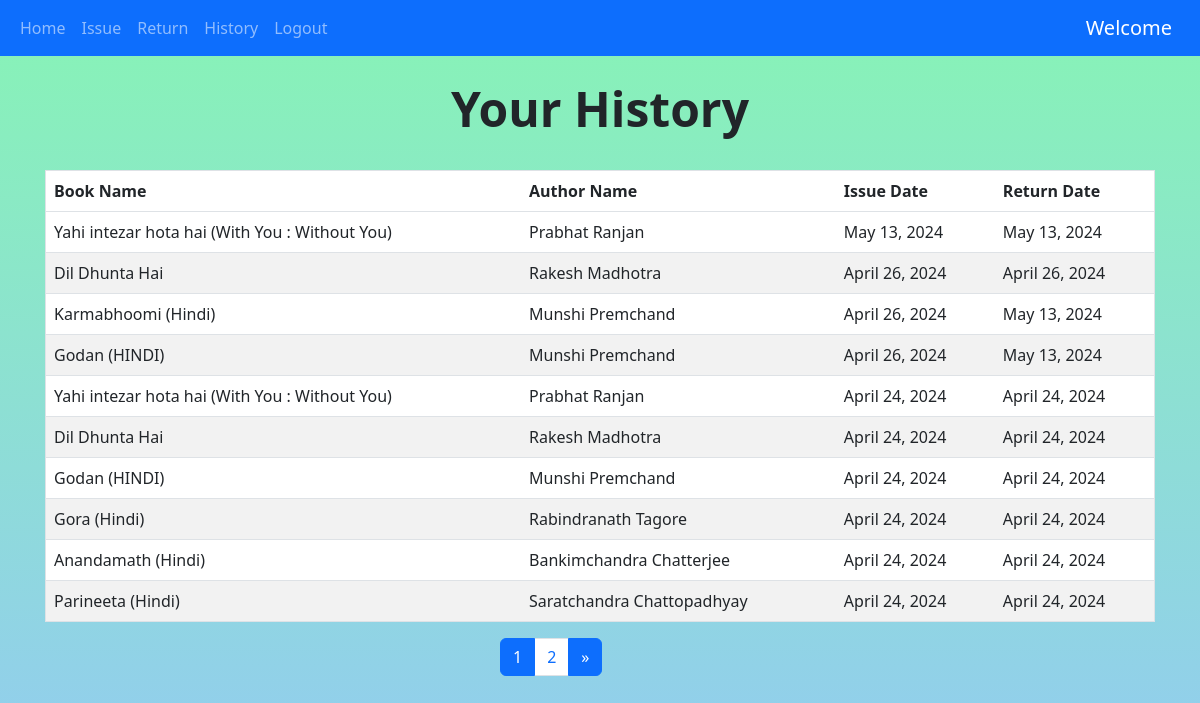
/history (signed in), run on the app's committed database.
### books/models.py (models this page shows, shortened)
class IssuedItem(models.Model):
    book_id = models.ForeignKey(Book, on_delete=models.CASCADE)
    user_id = models.ForeignKey(User, on_delete=models.CASCADE)
    issue_date = models.DateField(default=date.today(),blank=False)
    return_date = models.DateField(blank=True,null=True)

class Book(models.Model):
    book_name = models.CharField(max_length=150)
    author_name = models.CharField(max_length=200)
    quantity = models.IntegerField(default=1)
    subject = models.CharField(max_length=2000)
    book_add_time = models.TimeField(default=timezone.now())
    book_add_date = models.DateField(default=date.today())
    class Meta:
        unique_together = ('book_name','author_name')

### books/views.py (the view)
# urls.py: path('history',views.history,name='history'),
@login_required(login_url='login')
def history(request):
    my_items = IssuedItem.objects.filter(user_id=request.user).order_by('-issue_date')
    paginator = Paginator(my_items,10)
    page_number = request.GET.get('page')
    show_data_final = paginator.get_page(page_number)
    return render(request,'history.html',{'books':show_data_final})

### templates/history.html (shortened to what this page needs)
{% extends 'base.html' %} {% block content %}
<center>
  <br />
  <h1 class="display-5 fw-bold">Your History</h1>
  <br />
</center>
<div class="container">
  <table class="table">
    <thead class="thead-dark">
      <tr>
        <th scope="col">Book Name</th>
        <th scope="col">Author Name</th>
        <th scope="col">Issue Date</th>
        <th scope="col">Return Date</th>
      </tr>
    </thead>
    <tbody>
      {% for book in books %}
      <tr>
        <td>{{book.book_id.book_name}}</td>
        <td>{{book.book_id.author_name}}</td>
        <td>{{book.issue_date}}</td>
        <td>{{book.return_date}}</td>
      </tr>
      {% endfor %}
    </tbody>
  </table>
</div>
<div class="mx-auto" style="width: 200px">
  <nav aria-label="...">
    <ul class="pagination ms-10">
       {% for i in "x"|ljust:books.paginator.num_pages %}
      <li
        class="page-item {% if forloop.counter == books.number %}active{% endif %}"
      >
        {% if books.paginator.num_pages > 1 %}
        <a class="page-link" href="?page={{forloop.counter}}"
          >{{forloop.counter}}</a
        >
        {% endif %}
      </li>
      {% endfor %} {% if books.has_next %}
      <li class="page-item active">
        <a class="page-link" href="?page={{books.next_page_number}}">&raquo;</a>
      </li>
      {% endif %}
    </ul>
  </nav>
</div>
{% endblock %}

### templates/base.html (style rules this page uses)
body { background-color: linear-gradient(#89b4f4, #cf7ade); background-repeat: no-repeat; background-size: cover; }

### templates/history.html (style rules this page uses)
table { border-collapse: collapse; border-spacing: 0; border-radius: 10px; width: 100%; border: 1px solid #ddd; }
th, td { text-align: left; padding: 16px; }
tr:nth-child(even) { background-color: #f2f2f2; }
tr:nth-child(odd) { background-color: #ffffff; }
.container { width: 100%; padding-right: 15px; padding-left: 15px; margin-right: auto; margin-left: auto; }
body { background: linear-gradient(#87f4b5, #93cbf1); background-repeat: no-repeat; background-attachment: fixed; }

### data on the page
IssuedItem: book_id.book_name "Yahi intezar hota hai (With You : Without You)", book_id.author_name "Prabhat Ranjan", issue_date "May 13, 2024", return_date "May 13, 2024"
IssuedItem: book_id.book_name "Dil Dhunta Hai", book_id.author_name "Rakesh Madhotra", issue_date "April 26, 2024", return_date "April 26, 2024"
IssuedItem: book_id.book_name "Karmabhoomi (Hindi)", book_id.author_name "Munshi Premchand", issue_date "April 26, 2024", return_date "May 13, 2024"
IssuedItem: book_id.book_name "Godan (HINDI)", book_id.author_name "Munshi Premchand", issue_date "April 26, 2024", return_date "May 13, 2024"
IssuedItem: book_id.book_name "Yahi intezar hota hai (With You : Without You)", book_id.author_name "Prabhat Ranjan", issue_date "April 24, 2024", return_date "April 24, 2024"
IssuedItem: book_id.book_name "Dil Dhunta Hai", book_id.author_name "Rakesh Madhotra", issue_date "April 24, 2024", return_date "April 24, 2024"
IssuedItem: book_id.book_name "Godan (HINDI)", book_id.author_name "Munshi Premchand", issue_date "April 24, 2024", return_date "April 24, 2024"
IssuedItem: book_id.book_name "Gora (Hindi)", book_id.author_name "Rabindranath Tagore", issue_date "April 24, 2024", return_date "April 24, 2024"
IssuedItem: book_id.book_name "Anandamath (Hindi)", book_id.author_name "Bankimchandra Chatterjee", issue_date "April 24, 2024", return_date "April 24, 2024"
IssuedItem: book_id.book_name "Parineeta (Hindi)", book_id.author_name "Saratchandra Chattopadhyay", issue_date "April 24, 2024", return_date "April 24, 2024"
